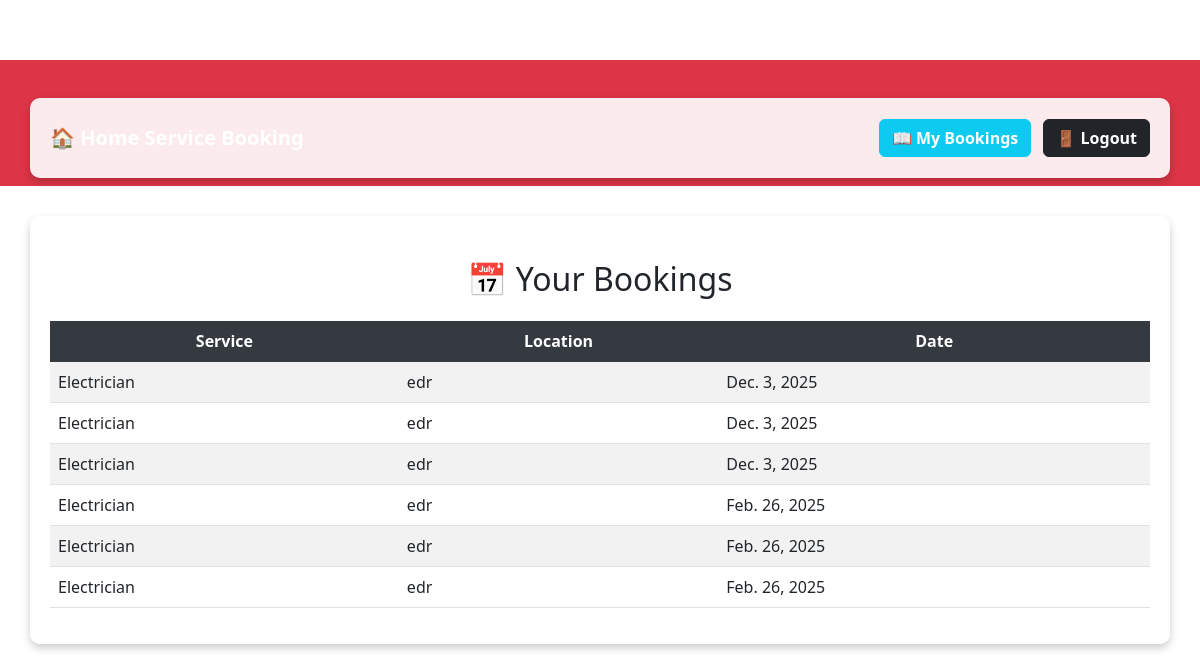
/my-bookings/ (signed in), run on the app's committed database.
### home_service/models.py (models this page shows, shortened)
class Booking(models.Model):
    user = models.ForeignKey(User, on_delete=models.CASCADE)  # ✅ Must be linked to a user
    service = models.ForeignKey(Service, on_delete=models.CASCADE)
    name = models.CharField(max_length=255)
    email = models.EmailField()
    phone = models.CharField(max_length=15)
    area = models.CharField(max_length=255)
    location = models.CharField(max_length=255)
    street = models.CharField(max_length=255)
    house_no = models.CharField(max_length=10)
    booking_date = models.DateField(default=now)
    created_at = models.DateTimeField(auto_now_add=True)

class Service(models.Model):
    name = models.CharField(max_length=255)
    description = models.TextField()
    price = models.DecimalField(max_digits=10, decimal_places=2)
    image = models.ImageField(upload_to='services/')
    def __str__(self):
        return self.name

### home_service/views.py (the view)
# urls.py: path('my-bookings/', views.my_bookings, name='my_bookings'),
def my_bookings(request):
    bookings = Booking.objects.filter(user=request.user) # Fetch user's bookings
    return render(request, 'my_bookings.html', {'bookings': bookings})

### home_service/templates/my_bookings.html (shortened to what this page needs)
{% extends 'base.html' %}
{% load static %}
{% block content %}
<div class="container">
    <h2 class="text-center mt-4">📅 Your Bookings</h2>
    <div class="table-responsive">
        <table class="table table-striped table-hover">
            <thead class="table-dark">
                <tr>
                    <th>Service</th>
                    <th>Location</th>
                    <th>Date</th>
                </tr>
            </thead>
            <tbody>
                {% for booking in bookings %}
                <tr>
                    <td>{{ booking.service }}</td>
                    <td>{{ booking.location }}</td>
                    <td>{{ booking.booking_date }}</td>
                </tr>
                {% empty %}
                <tr>
                    <td colspan="3" class="text-center text-muted">No bookings found.</td>
                </tr>
                {% endfor %}
            </tbody>
        </table>
    </div>
</div>
{% endblock %}

### home_service/static/css/styles.css (style rules this page uses)
body { font-family: Arial, sans-serif; margin: 20px; padding: 20px; }
h2 { color: #333; }
body { font-family: "Poppins", sans-serif; background-color: #f8f9fa; color: #333; margin: 0; padding: 0; }
body { margin: 0; padding-top: 60px; }
body { font-family: 'Poppins', sans-serif; background-color: #f8f9fa; }
h1, h2, h3 { font-weight: 700; color: #222; }
body { background: linear-gradient(to right, #ff9966, #ff5e62); color: white; font-family: 'Poppins', sans-serif; }

### data on the page
Booking: service "Electrician", location "edr", booking_date "Dec. 3, 2025"
Booking: service "Electrician", location "edr", booking_date "Dec. 3, 2025"
Booking: service "Electrician", location "edr", booking_date "Dec. 3, 2025"
Booking: service "Electrician", location "edr", booking_date "Feb. 26, 2025"
Booking: service "Electrician", location "edr", booking_date "Feb. 26, 2025"
Booking: service "Electrician", location "edr", booking_date "Feb. 26, 2025"
